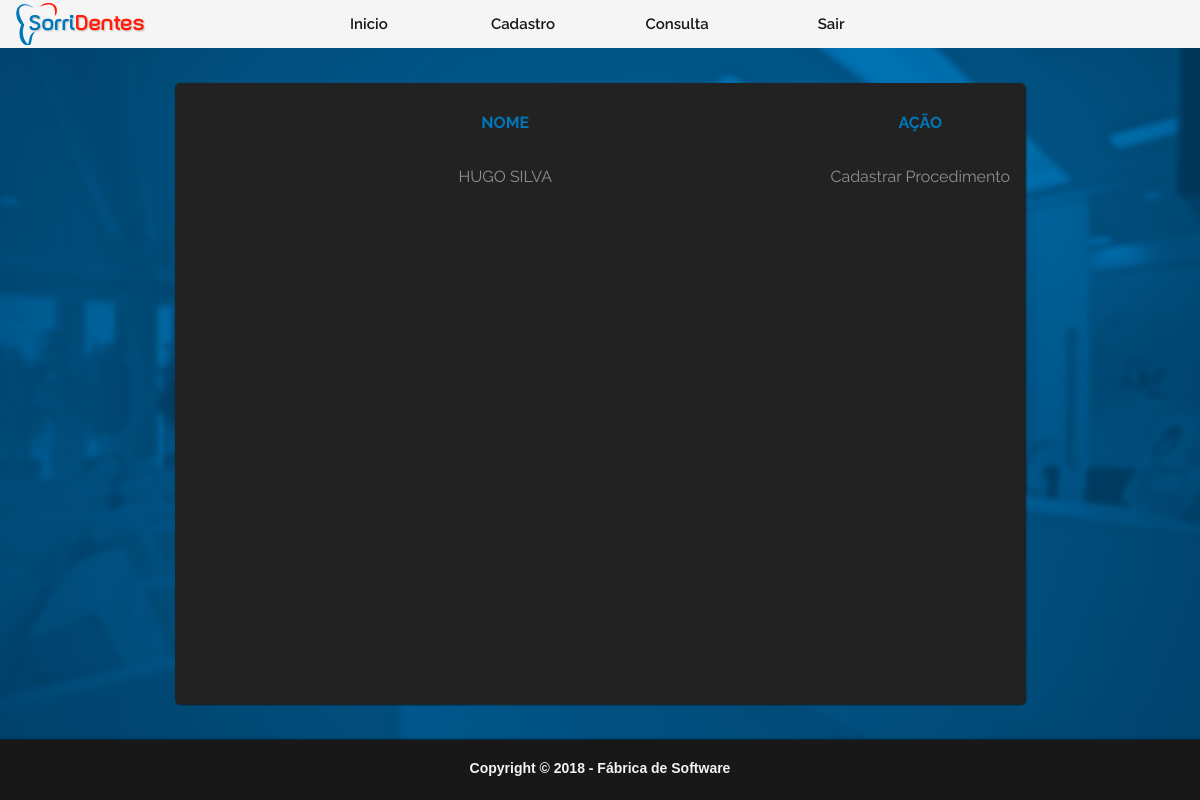
/Telas/TelaListaPacienteTable.php (signed in), run on an earlier commit of the app's database.
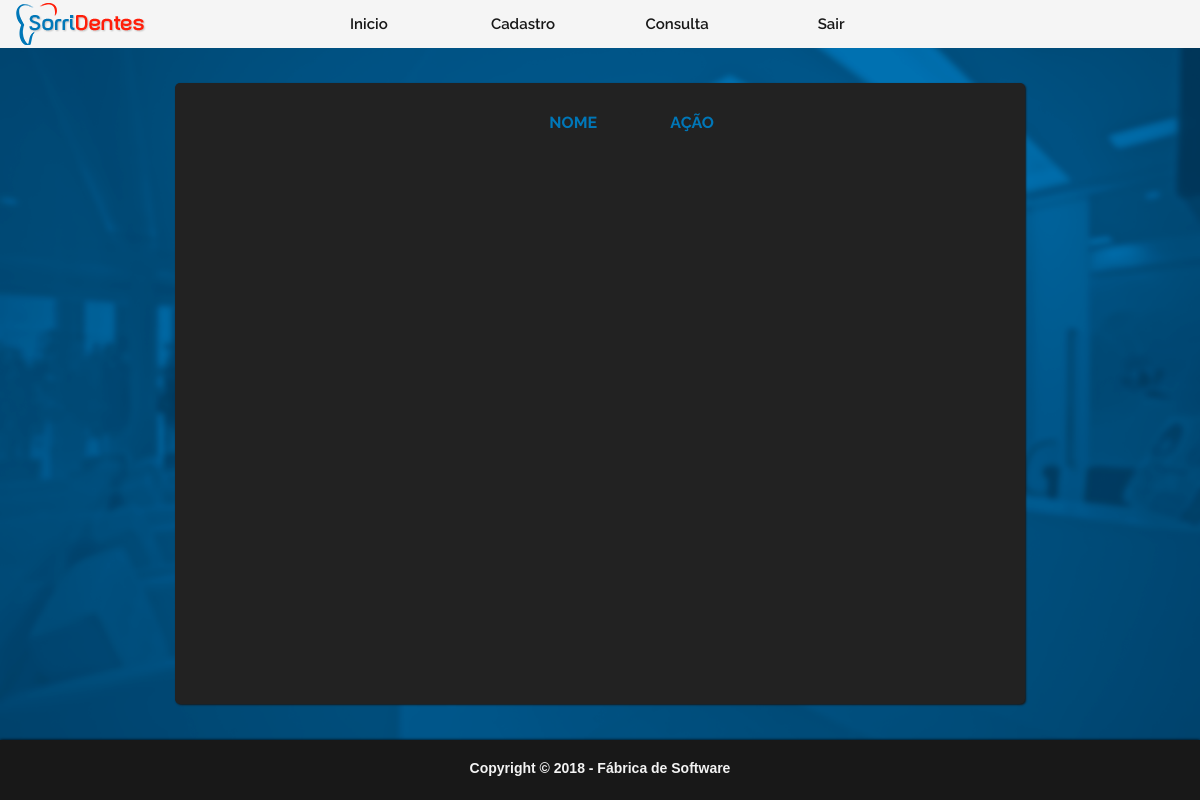
And on a later commit of the database.
### tables this page shows
CREATE TABLE PACIENTE(
    IDPACIENTE INT PRIMARY KEY AUTO_INCREMENT,
    NOME VARCHAR(255) NOT NULL,
    SEXO ENUM('Masculino','Feminino') NOT NULL,
    DATANASC DATE NOT NULL,
    CPF VARCHAR(14) NOT NULL,
    PROFISSAO VARCHAR(255) NOT NULL,
    TIPOATENDIMENTO VARCHAR(255) NOT NULL,
    CELULAR VARCHAR(11) NOT NULL,
    ESTADOCIVIL ENUM('Casado(a)','Solteiro(a)','Divorciado(a)','Viúvo(a)','Separado(a)')NOT NULL,
    ENDERECO VARCHAR(255) NOT NULL,
    BAIRRO VARCHAR(255) NOT NULL,
    NUMERO INT(4) NOT NULL,
    SITUACAO ENUM('Atendido','Aguardando Atendimento','Em Espera','Finalizado') DEFAULT 'Em Espera' NOT NULL,
    CIDADE VARCHAR(32) NOT NULL,
    ESTADO CHAR(2) NOT NULL,
    COMPLEMENTO VARCHAR(255) NULL,
    CEP VARCHAR(8) NOT NULL
);

### BancoDeDados/Conexao_Banco_ClinicaSorridentes.php.inc (called while the page is built, shortened)
<?php
abstract class ConexaoDB {
    public $servidor = "localhost";
    public $usuario = "root";
    public $senha = "";
    public function conecta(){
    $this ->conexao = mysqli_connect($this->servidor,$this->usuario,$this->senha)
            or die ($this->trataErro(__FILE__,__FUNCTION__, mysqli_errno(), mysqli_error(), TRUE));
   }
}

### util/daoGenerico.php (called while the page is built, shortened)
<?php
require_once '../BancoDeDados/Conexao_Banco_ClinicaSorridentes.php.inc';
class daoGenerico extends ConexaoDB {
    public function retornaTudo($objeto){
       $sql = "SELECT * FROM ".$objeto->tabela;
       return $this->executaSQL($sql);
   }
   public function executaSQL($sql=null){
       if ($sql != null){
           $query = mysqli_query($this->conexao, $sql) or $this->trataErro(__FILE__,__FUNCTION__);
           $this->linhaAfetada = mysqli_affected_rows($this->conexao);
           if(substr(trim(strtolower($sql)),0,6)=='select'){
               $this->dataset = $query;
               return $query;
           }else{
               return $this->linhaAfetada;
           }
       }
   }
   public function retornaDados($tipo=null){
       switch(strtolower($tipo)){
           case "object":
               return mysqli_fetch_object($this->dataset);
               break;
       }
   }
}

### Telas/TelaListaPacienteTable.php (the view, shortened to what this page needs)
<?php
$paciente = new Paciente();
$paciente->retornaTudo($paciente);
?>
<html lang="pt-br">
    <head>
    <link rel="stylesheet" type="text/css" href="../css/style.css">
    <link rel="stylesheet" type="text/css" href="../css/tabela.css">
    <link rel="stylesheet" href="https://cdnjs.cloudflare.com/ajax/libs/font-awesome/4.7.0/css/font-awesome.min.css">
    </head>
    <body ondragstart="return false;">
    <header id="topo">
    <div id="right"><img src="../img/cct.png"></div>
    <nav class="menu" id="menu">
        <ul>
            <li><a href="../Telas/Home.php">Inicio</a></li>
            <li><a href="#">Cadastro</a>
            </li>
            <li><a href="#">Consulta</a>
            </li>
            <li><a href="../Login/Sair.php">Sair</a></li>
        </ul>
    </nav>
    </header>
<div class="centro">
    <div class="conteudo">
      <table>
        <thead>
          <tr class="titulo-table">
            <th class="column8">Nome</th>
            <th class="column2">Ação</th>
          </tr>
        </thead>
        <tbody>
            <?php while ($dado = $paciente->retornaDados("object")){ ?>
          <tr class="tabela">
            <td class="up"><?php echo $dado->NOME ?></td>
            <td class="column6"><a href="../Telas/TelaControleClinico.php?IDpaciente=<?php echo $dado->IDPACIENTE;?>">Cadastrar Procedimento</a>
                </td>
          </tr>
          </tbody>
         <?php } ?>
    </table>
  </div>
</div>
    <footer>
        <h1>Copyright &copy 2018 - Fábrica de Software</h1>
    </footer>
</html>

What changed in the data, as far as the page shows it:
removed paciente: NOME "HUGO SILVA"
